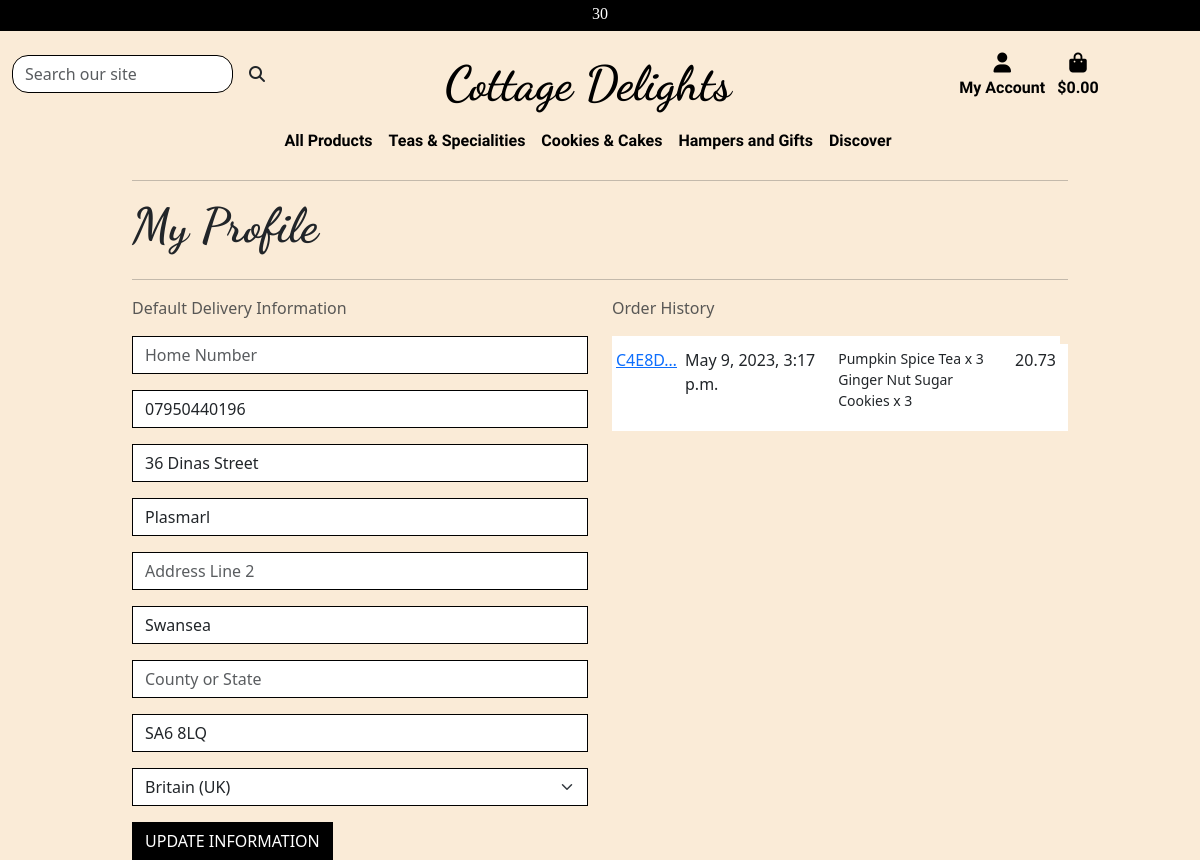
The app's page /userprofile/ (signed in), older data.
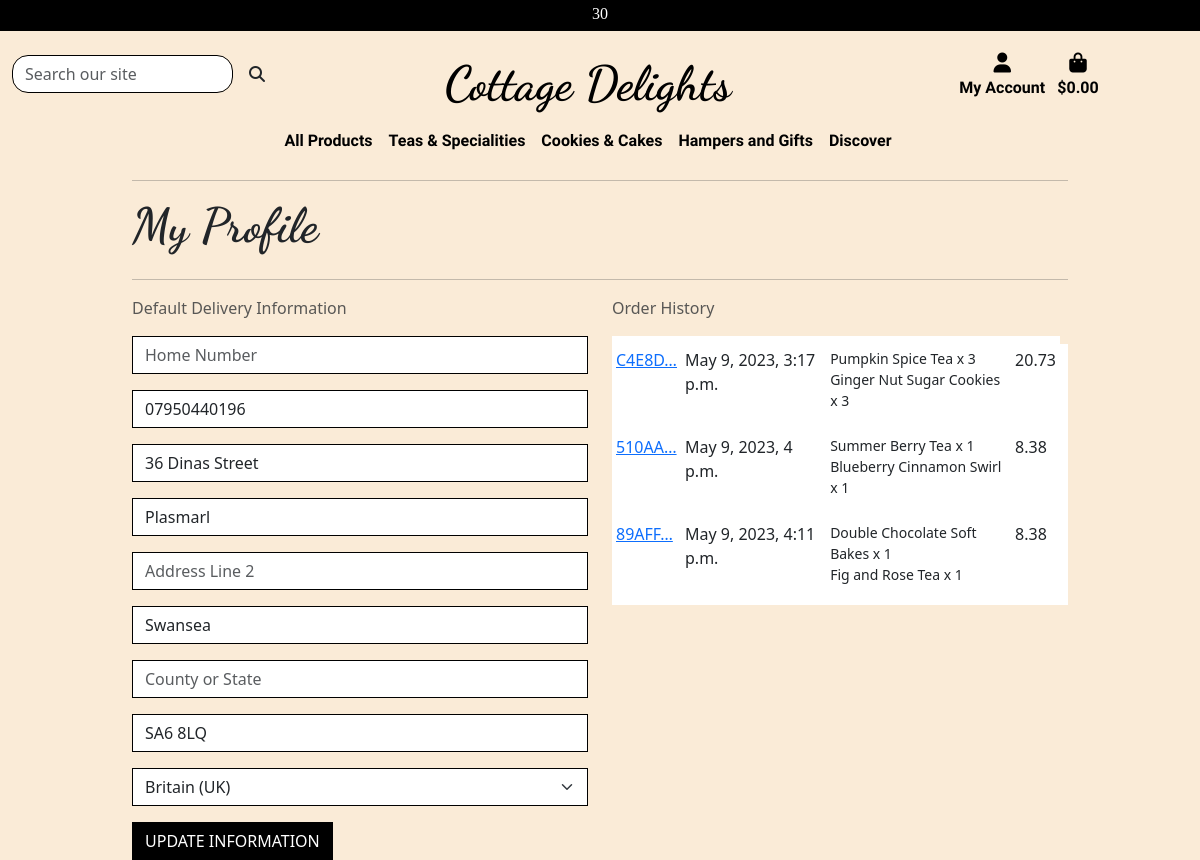
The same page, newer data.
### userprofile/models.py (models this page shows, shortened)
class UserProfile(models.Model):
    user = models.OneToOneField(User, on_delete=models.CASCADE)
    default_home_number = models.CharField(
        max_length=20, null=True, blank=True)
    default_mobile_number = models.CharField(
        max_length=20, null=True, blank=True)
    default_house_name = models.CharField(max_length=20, null=True, blank=True)
    default_address_line_1 = models.CharField(
        max_length=80, null=True, blank=True)
    default_address_line_2 = models.CharField(
        max_length=80, null=True, blank=True)
    default_town_city = models.CharField(max_length=40, null=True, blank=True)
    default_county = models.CharField(max_length=80, null=True, blank=True)
    default_postcode = models.CharField(max_length=20, null=True, blank=True)
    default_country = CountryField(
        blank_label='Country', null=True, blank=True)

### checkout/models.py (models this page shows, shortened)
class OrderRecord(models.Model):
    order_number = models.CharField(max_length=50, null=False, editable=False)
    userprofile = models.ForeignKey(
        UserProfile, on_delete=models.SET_NULL,
        null=True, blank=True, related_name='orders')
    full_name = models.CharField(max_length=65, null=False, blank=False)
    email = models.EmailField(max_length=300, null=False, blank=False)
    mobile_number = models.CharField(max_length=20, null=True, blank=True)
    home_number = models.CharField(max_length=20, null=False, blank=False)
    house_name = models.CharField(max_length=30, null=True, blank=True)
    address_line_1 = models.CharField(max_length=80, null=False, blank=False)
    address_line_2 = models.CharField(max_length=80, null=True, blank=True)
    town_city = models.CharField(max_length=40, null=False, blank=False)
    county = models.CharField(max_length=40, null=True, blank=True)
    country = models.CharField(max_length=40, null=False, blank=False)
    postcode = models.CharField(max_length=10, null=False, blank=False)
    shopping_cart = models.TextField(null=False, blank=False, default='')
    order_total = models.DecimalField(
        max_digits=10, decimal_places=2, null=False, default=0)
    delivery_cost = models.DecimalField(
        max_digits=6, decimal_places=2, null=False, default=0)
    grand_total = models.DecimalField(
        max_digits=10, decimal_places=2, default=0)
    date = models.DateTimeField(auto_now_add=True)
    stripe_pid = models.CharField(
        max_length=254, null=False, blank=False, default='')

class OrderLineItem(models.Model):
    order = models.ForeignKey(
        OrderRecord, null=False, blank=False,
        on_delete=models.CASCADE, related_name='lineitems')
    product = models.ForeignKey(
        Product, null=False, blank=False, on_delete=models.CASCADE)
    quantity = models.IntegerField(null=False, blank=False, default=0)
    lineitem_total = models.DecimalField(
        max_digits=6, decimal_places=2,
        null=False, blank=False, editable=False)

### products/models.py (models this page shows, shortened)
class Product(models.Model):
    category = models.ForeignKey(
        'category', null=True, blank=True, on_delete=models.SET_NULL)
    sku = models.CharField(max_length=100)
    name = models.CharField(max_length=250, null=True, blank=True)
    description = models.TextField()
    ingredients = models.CharField(max_length=450)
    weight = models.CharField(max_length=10, null=True, blank=True)
    storage = models.TextField(null=True, blank=True)
    price = models.DecimalField(max_digits=6, decimal_places=2)
    rating = models.DecimalField(
        max_digits=6, decimal_places=2, null=True, blank=True)
    image_url = models.URLField(max_length=1024, null=True, blank=True)
    image = models.ImageField(null=True, blank=True)

### userprofile/views.py (the view)
# urls.py: path('userprofile/', include('userprofile.urls')),
def userprofile(request):
    profile = get_object_or_404(UserProfile, user=request.user)
    if request.method == 'POST':
        form = UserProfileForm(request.POST, instance=profile)
        if form.is_valid():
            form.save()
        else:
            messages.error(request, 'Failed to Add')
    else:
        form = UserProfileForm(instance=profile)
    orders = profile.orders.all()
    template = 'userprofile/profile.html'
    context = {
        'form': form,
        'orders': orders,
        'on_profile_page': True
    }
    return render(request, template, context)

### cart/contexts.py (called while the page is built, shortened)
def cart_contents(request):
    cart_items = []
    total = 0
    product_quant = 0
    cart = request.session.get('cart', {})
    if total < settings.FREE_DELIVERY_THRESHOLD:
        delivery = total * Decimal(settings.STANDARD_DELIVERY_PERCENTAGE / 100)
        free_delivery_delta = settings.FREE_DELIVERY_THRESHOLD - total
    else:
        delivery = 0
        free_delivery_delta = 0
    grand_total = delivery + total
    context = {
        'cart_items': cart_items,
        'total': total,
        'product_quant': product_quant,
        'delivery': delivery,
        'free_delivery_delta': free_delivery_delta,
        'free_delivery_threshold': settings.FREE_DELIVERY_THRESHOLD,
        'grand_total': grand_total,
    }
    return context

### wishlist/contexts.py (called while the page is built, shortened)
def wishlist_contents(request):
    wishlist_items = []
    product_quant = 0
    wishlist = request.session.get('wishlist', {})
    context = {
        'wishlist_items': wishlist_items,
        'product_quant': product_quant,
    }
    return context

### userprofile/templates/userprofile/profile.html (shortened to what this page needs)
{% extends "base.html" %}
{% load static %}
{% block page_header %}
    <div class="container header-container">
    </div>
{% endblock %}
{% block content %}
    <div class="overlay"></div>
    <div class="container">
        <div class="row">
            <div class="col">
                <hr>
                <h2 class="logo-font mb-4">My Profile</h2>
                <hr>
            </div>
        </div>
        <div class="row">
            <div class="col-12 col-lg-6">
                <p class="text-muted">Default Delivery Information</p>
                <form class="mt-3" action="{% url 'userprofile' %}" method="POST" id="profile-update-form">
                    {{ form|crispy }}
                    <button class="btn btn-black rounded-0 text-uppercase float-right">Update Information</button>
                </form>
            </div>
            <div class="col-12 col-lg-6">
                <p class="text-muted">Order History</p>
                <div class="order-history table-responsive">
                    <table class="table table-sm table-borderless">
                        <thead>
                            <tr>
                                <th></th>
                                <th></th>
                                <th></th>
                                <th></th>
                            </tr>
                        </thead>
                        <tbody>
                            {% for order in orders %}
                            <tr>
                                <td>
                                    <a href="{% url 'order_history' order.order_number %}" title="{{ order.order_number }}">{{ order.order_number|truncatechars:6 }}</a>
                                </td>
                                <td>{{ order.date }}</td>
                                <td>
                                    <ul class="list-unstyled">
                                        {% for item in order.lineitems.all %}
                                        <li class="small">
                                        {{ item.product.name }} x {{ item.quantity }}
                                        </li>
                                        {% endfor %}
                                    </ul>
                                </td>
                                <td>{{ order.grand_total }}</td>
                                <td></td>
                            </tr>
                            {% endfor %}
                        </tbody>
                    </table>
                </div>
            </div>
        </div>
{% endblock %}

### templates/base.html (shortened to what this page needs)
{% load static %}
<!DOCTYPE html>
<html lang="en">
<head>
    {% block corecss %}
    <link href="https://cdn.jsdelivr.net/npm/bootstrap@5.3.0-alpha3/dist/css/bootstrap.min.css" rel="stylesheet">
    <link rel="stylesheet" href="{% static 'css/base.css' %}">
    {% endblock %}
</head>
<body>
    <header class="container-fluid header-bg fixed-top mt-0 mb-3 pt-0 gx-0 mx-0">
        <div id="topnav" class="row d-lg-flex headingdiv gx-0 mx-0">
        <div class="free-shipping bg-black text-white my-auto row gx-0 mx-0">
            <div class="col-12 col-md-6 pt-1 mx-auto">
                <span><h6 class="text-center">{{ free_delivery_threshold }}</h6></span>
            </div>
    </div>
        <div class="row pt-lg-2 d-lg-flex gx-0 mx-0">
        <div class="row">
             <div class="col-md-4 col-lg-3 py-1 py-lg-0 mt-3 d-sm-none d-md-block d-lg-block">
                <form method="GET" action="{% url 'products' %}">
                    <div class="input-group w-100">
                        <input class="form-control border border-black rounded-4" type="text" name="q" placeholder="Search our site">
                        <div class="input-group-append">
                            <button class="form-control btn rounded-4" type="submit">
                                <span class="icon">
                                    <i class="fas fa-search"></i>
                                </span>
                            </button>
                        </div>
                    </div>
                </form>
            </div>
            <div class="col-12 col-lg-6 py-1 py-lg-0 mt-3 text-center text-lg-left">
                <a href="{% url 'home' %}" class="nav-link main-logo-link">
                    <h2 class="logo-font text-black my-0">Cottage Delights</h2>
                </a>
            </div>
            <div class="col-lg-3 my-auto py-1 py-lg-0 d-sm-none d-md-block">
                <ul class="list-inline list-unstyled text-center text-lg-right my-0">
                    <li class="list-inline-item dropdown">
                        <a class="text-black nav-link" href="#" id="user-options" data-bs-toggle="dropdown" aria-haspopup="true" aria-expanded="false">
                            <div class="text-center">
                                <div><i class="fas fa-user fa-lg"></i></div>
                                <p class="my-0">My Account</p>
                            </div>
                        </a>
                    </li>
                    <li class="list-inline-item">
                        <a class="{% if grand_total %}text-info font-weight-bold{% else %}text-black{% endif %} nav-link" href="{% url 'view_cart' %}">
                            <div class="text-center">
                                <div><i class="fas fa-shopping-bag fa-lg"></i></div>
                                <p class="my-0">
                                    {% if grand_total %}
                                        ${{ grand_total|floatformat:2 }}
                                    {% else %}
                                        $0.00
                                    {% endif %}
                                </p>
                            </div>
                        </a>
                    </li>
                </ul>
            </div>
            </div></div>
        <div class="row header-bg">
            <nav class="navbar navbar-expand-lg navbar-light w-100">
                {% include 'includes/main_navigation.html' %}
            </nav>
        </div>
    </header>
    {% block page_header %}
    {% endblock %}
    {% block content %}
    {% endblock %}
</body>
</html>

### templates/includes/main_navigation.html (shortened to what this page needs)
<div class="collapse navbar-collapse" id="main-nav">
    <ul class="navbar-nav w-auto mx-auto">
        <li class="nav-item dropdown">
            <a class="logo-font font-weight-bold nav-link text-black" href="#" id="all-products-link" data-bs-toggle="dropdown" aria-haspopup="true" aria-expanded="false">
                All Products
            </a>
        </li>
        <li class="nav-item dropdown">
            <a class="logo-font font-weight-bold nav-link text-black" href="#" id="clothing-link" data-bs-toggle="dropdown" aria-haspopup="true" aria-expanded="false">
                Teas &amp; Specialities
            </a>
        </li>
        <li class="nav-item dropdown">
            <a class="logo-font font-weight-bold nav-link text-black" href="#" id="homeware-link" data-bs-toggle="dropdown" aria-haspopup="true" aria-expanded="false">
                Cookies &amp; Cakes
            </a>
        </li>
        <li class="nav-item dropdown">
            <a class="logo-font font-weight-bold nav-link text-black" href="#" id="clothing-link" data-bs-toggle="dropdown" aria-haspopup="true" aria-expanded="false">
                Hampers and Gifts
            </a>
        </li>
        <li class="nav-item dropdown">
            <a class="logo-font font-weight-bold nav-link text-black" href="#" id="clothing-link" data-bs-toggle="dropdown" aria-haspopup="true" aria-expanded="false">
                Discover
            </a>
        </li>
    </ul>
</div>

### static/css/base.css (style rules this page uses)
html { height: 100%; margin: 0; padding: 0; box-sizing: content-box; }
body { width: 100%; background-image: url('/media/elaine-howlin-FEpNmWh1fMc-unsplash.jpg'); background-repeat: no-repeat; background-size: cover; background-color: rgb(247, 235, 235); height: calc(76vh - 164px); }
.overlay { height: 100%; width: 100%; background-color: antiquewhite; z-index: -1; top: 0; left: 0; position: fixed; }
.header-container { padding-top: 164px; width: 100%; }
header.header-bg { background-color: antiquewhite; }
h2.logo-font { font-family: 'Dancing Script', serif; font-weight: 700; font-size: 3em; }
a.nav-link { font-family: 'Petrona', serif; font-weight: 700; }
.icon { align-items: center; display: inline-flex; justify-content: center; height: 1.5rem; width: 1.5rem; }
.btn-black { background: black; color: white; }
div.free-shipping { z-index: 9000; font-family: 'Arbutus Slab', serif; font-weight: 400; }
@media (min-width: 1200px) { .container { max-width: 80%; } }
@media (min-width: 992px) { .header-container { padding-top: 164px; } }

Row changes from the older to the newer data that the page shows:
added OrderRecord: order_number "510AA…", date "May 9, 2023, 4 p.m.", grand_total "8.38"
added OrderLineItem: product.name "Summer Berry Tea", quantity "1", shown under "510AA…"
added OrderLineItem: product.name "Blueberry Cinnamon Swirl", quantity "1", shown under "510AA…"
added OrderRecord: order_number "89AFF…", date "May 9, 2023, 4:11 p.m.", grand_total "8.38"
added OrderLineItem: product.name "Double Chocolate Soft Bakes", quantity "1", shown under "89AFF…"
added OrderLineItem: product.name "Fig and Rose Tea", quantity "1", shown under "89AFF…"
